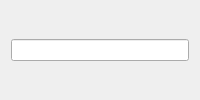
<?xml version="1.0" encoding="UTF-8"?>
<ui version="4.0">
 <class>ValidMinimalDialog</class>
 <widget class="QDialog" name="ValidMinimalDialog">
  <layout class="QVBoxLayout" name="mainLayout">
   <item>
    <widget class="QLineEdit" name="nameEdit"/>
   </item>
  </layout>
 </widget>
 <resources/>
 <connections/>
</ui>
